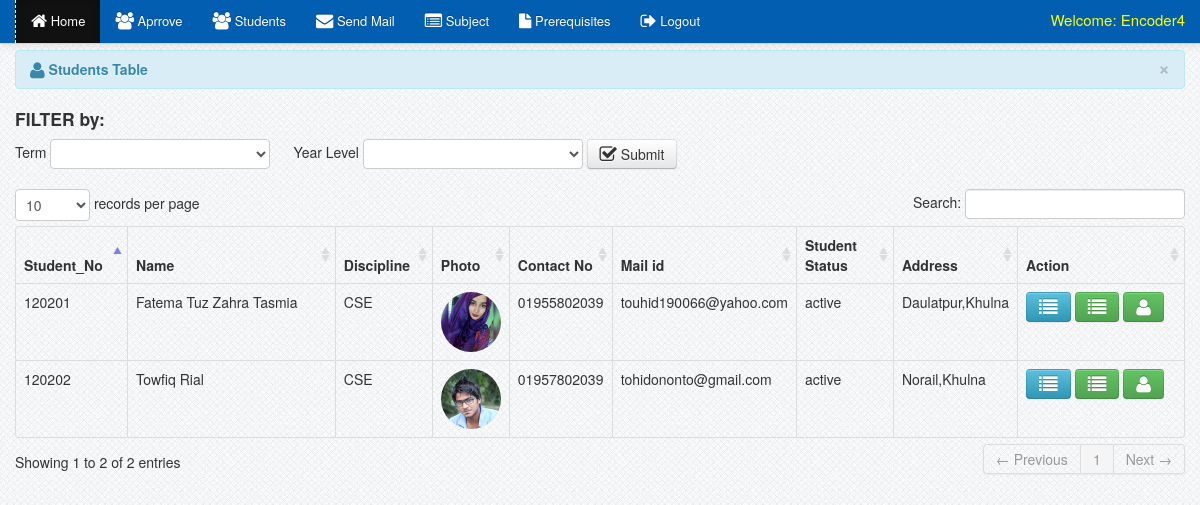
Before: /registrar/students1.php (signed in) with the older database file.
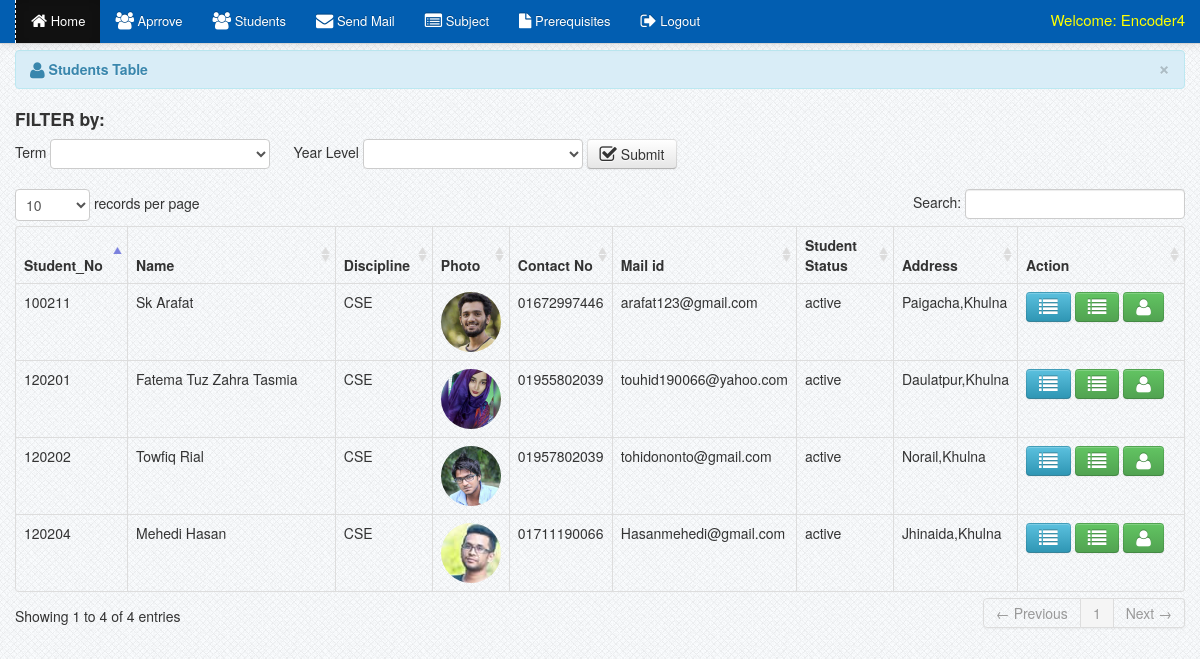
After: the same page with the newer database file.
### tables this page shows
CREATE TABLE `students` (
  `student_id` int(11) NOT NULL AUTO_INCREMENT,
  `firstname` varchar(100) NOT NULL,
  `lastname` varchar(100) NOT NULL,
  `password` varchar(100) NOT NULL,
  `gender` varchar(10) NOT NULL,
  `course` varchar(100) NOT NULL,
  `address` varchar(100) NOT NULL,
  `contact` varchar(100) NOT NULL,
  `mail_id` varchar(100) NOT NULL,
  `photo` varchar(100) NOT NULL,
  `student_no` varchar(100) NOT NULL,
  `status` varchar(100) NOT NULL,
  `year_level` varchar(100) NOT NULL,
  `term` varchar(100) NOT NULL,
  `student_status` varchar(100) NOT NULL,
  `reg_status` varchar(111) NOT NULL,
  `reg_stat` varchar(111) NOT NULL,
  `a_a` varchar(111) NOT NULL,
  `a_d` varchar(111) NOT NULL,
  `fees` varchar(111) NOT NULL,
  PRIMARY KEY (`student_id`)
);

### registrar/students1.php (the view, shortened to what this page needs)
<?php include('header.php'); ?>
<?php include('navbar_dasboard.php'); ?>
    <div class="container">
		<div class="margin-top">
			<div class="row">
			<div class="span12">
			   <div class="alert alert-info">
                                    <button type="button" class="close" data-dismiss="alert">&times;</button>
                                    <strong><i class="icon-user icon-large"></i>&nbsp;Students Table</strong>
                                </div>
								<label><h4>FILTER by:</h4></label>
									<form  method = "POST" class="form-inline" action="sort_students1.php">
									Term
									<select name="course" required>
									<option></option>
									<option value="1">1st</option>
									</select>
									&nbsp;&nbsp;&nbsp;&nbsp;
									Year Level
									<select name="year_level" required>
									<option></option>
									<option value="1">First Year</option>
									</select>
									<button type="submit" name="sort_students" class="btn"><i class="icon-check icon-large"></i>&nbsp;Submit</button>
								</form>
                            <table cellpadding="0" cellspacing="0" border="0" class="table  table-bordered" id="example">
                                <thead>
                                    <tr>
                                        <th>Student_No</th>
                                        <th>Name</th>
                                        <th>Discipline</th>
                                        <th>Photo</th>
                                        <th>Contact No</th>
                                        <th>Mail id</th>
                                        <th>Student Status</th>
                                        <th>Address</th>
                                        <th>Action</th>
                                    </tr>
                                </thead>
                                <tbody>
                                  <?php  $user_query=mysql_query("select * from students where status='active'")or die(mysql_error());
									while($row=mysql_fetch_array($user_query)){
									$id=$row['student_no'];  ?>
									<tr class="del<?php echo $id ?>">
									<td><?php echo $row['student_no']; ?></td>
                                    <td><?php echo $row['firstname']." ".$row['lastname']; ?></td>
                                    <td width="80"><?php echo $row['course']; ?> </td>
                                    <td width="60"><img src="<?php echo $row['photo']; ?>" width="60" height="60" class="img-circle"></td>
									 <td width="80"><?php echo $row['contact']; ?></td>
									 <td width="80"><?php echo $row['mail_id']; ?></td>
									 <td width="80"><?php echo $row['status']; ?></td>
                                      <td width="80"><?php echo $row['address']; ?></td>
                                    <td width="150">
										<a  rel="tooltip"  title="View Grade" id="v<?php echo $id; ?>"  href="view_grade.php<?php echo '?id='.$id; ?>" target="_blank" class="btn btn-info"><i class="icon-list icon-large"></i></a>
                                        <a  rel="tooltip"  title="View Registration" id="v<?php echo $id; ?>"  href="view_reg.php<?php echo '?id='.$id; ?>" target="_blank" class="btn btn-success"><i class="icon-list icon-large"></i></a>
                                        <a  rel="tooltip"  title="Show Details" id="e<?php echo $id; ?>" href="sh_student.php<?php echo '?id='.$id; ?>" target="_blank" class="btn btn-success"><i class="icon-user icon-large"></i></a>
                                    </td>
                                    </tr>
									<?php  }  ?>
                                </tbody>
                            </table>
			</div>
			</div>
		</div>
    </div>
<?php include('footer.php') ?>

Changed rows visible on the page:
now on this page (row edited): students: student_no "100211", firstname "Sk", lastname "Arafat", course "CSE", photo (picture), contact "01672997446", mail "arafat123@gmail.com", status "active", address "Paigacha,Khulna"
now on this page (row edited): students: student_no "120204", firstname "Mehedi", lastname "Hasan", course "CSE", photo (picture), contact "01711190066", mail "Hasanmehedi@gmail.com", status "active", address "Jhinaida,Khulna"
Other visible differences:
text written by a page script: "records per page Search: Showing 1 to 2 of 2 entries ← Previous 1 Next →" → "records per page Search: Showing 1 to 4 of 4 entries ← Previous 1 Next →"
